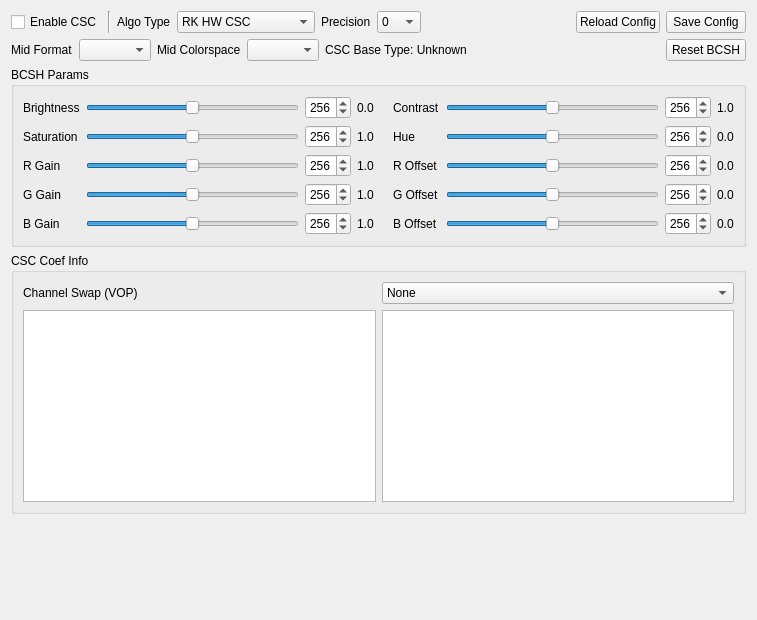
<?xml version="1.0" encoding="UTF-8"?>
<ui version="4.0">
 <class>CscUiWidget</class>
 <widget class="QWidget" name="CscUiWidget">
  <property name="geometry">
   <rect>
    <x>0</x>
    <y>0</y>
    <width>757</width>
    <height>620</height>
   </rect>
  </property>
  <property name="windowTitle">
   <string>CSC Config</string>
  </property>
  <layout class="QVBoxLayout" name="rootLayout">
   <item>
    <layout class="QHBoxLayout" name="topLayout">
     <item>
      <widget class="QCheckBox" name="checkBox_enableCsc">
       <property name="toolTip">
        <string>CSC 模块总开关（与流水线勾选联动）</string>
       </property>
       <property name="text">
        <string>Enable CSC</string>
       </property>
      </widget>
     </item>
     <item>
      <widget class="Line" name="line">
       <property name="orientation">
        <enum>Qt::Orientation::Vertical</enum>
       </property>
      </widget>
     </item>
     <item>
      <widget class="QLabel" name="label_algoType">
       <property name="text">
        <string>Algo Type</string>
       </property>
      </widget>
     </item>
     <item>
      <widget class="QComboBox" name="comboBox_algoType">
       <property name="toolTip">
        <string>CSC算法实现方法</string>
       </property>
       <item>
        <property name="text">
         <string>RK HW CSC</string>
        </property>
       </item>
       <item>
        <property name="text">
         <string>RK SW CSC</string>
        </property>
       </item>
       <item>
        <property name="text">
         <string>eVideo CSC</string>
        </property>
       </item>
       <item>
        <property name="text">
         <string>eVideo CSC Plan A</string>
        </property>
       </item>
       <item>
        <property name="text">
         <string>eVideo CSC Plan B</string>
        </property>
       </item>
       <item>
        <property name="text">
         <string>eVideo CSC Plan C</string>
        </property>
       </item>
      </widget>
     </item>
     <item>
      <widget class="QLabel" name="label_precision">
       <property name="text">
        <string>Precision</string>
       </property>
      </widget>
     </item>
     <item>
      <widget class="QComboBox" name="comboBox_precision">
       <property name="toolTip">
        <string>CSC计算精度</string>
       </property>
       <item>
        <property name="text">
         <string>0</string>
        </property>
       </item>
       <item>
        <property name="text">
         <string>8</string>
        </property>
       </item>
       <item>
        <property name="text">
         <string>9</string>
        </property>
       </item>
       <item>
        <property name="text">
         <string>10</string>
        </property>
       </item>
       <item>
        <property name="text">
         <string>11</string>
        </property>
       </item>
       <item>
        <property name="text">
         <string>12</string>
        </property>
       </item>
       <item>
        <property name="text">
         <string>13</string>
        </property>
       </item>
       <item>
        <property name="text">
         <string>14</string>
        </property>
       </item>
       <item>
        <property name="text">
         <string>15</string>
        </property>
       </item>
       <item>
        <property name="text">
         <string>16</string>
        </property>
       </item>
      </widget>
     </item>
     <item>
      <spacer name="topSpacer">
       <property name="orientation">
        <enum>Qt::Orientation::Horizontal</enum>
       </property>
       <property name="sizeHint" stdset="0">
        <size>
         <width>40</width>
         <height>20</height>
        </size>
       </property>
      </spacer>
     </item>
     <item>
      <widget class="QPushButton" name="btn_readCfg">
       <property name="text">
        <string>Reload Config</string>
       </property>
      </widget>
     </item>
     <item>
      <widget class="QPushButton" name="btn_saveCfg">
       <property name="toolTip">
        <string>保存CSC参数到json配置文件</string>
       </property>
       <property name="text">
        <string>Save Config</string>
       </property>
      </widget>
     </item>
    </layout>
   </item>
   <item>
    <layout class="QHBoxLayout" name="horizontalLayout">
     <property name="topMargin">
      <number>0</number>
     </property>
     <item>
      <widget class="QLabel" name="label_midFmt">
       <property name="text">
        <string>Mid Format</string>
       </property>
      </widget>
     </item>
     <item>
      <widget class="QComboBox" name="cmbox_midFmt"/>
     </item>
     <item>
      <widget class="QLabel" name="label_midClrspc">
       <property name="text">
        <string>Mid Colorspace</string>
       </property>
      </widget>
     </item>
     <item>
      <widget class="QComboBox" name="cmbox_midClrspc">
       <property name="sizePolicy">
        <sizepolicy hsizetype="Preferred" vsizetype="Fixed">
         <horstretch>0</horstretch>
         <verstretch>0</verstretch>
        </sizepolicy>
       </property>
       <property name="toolTip">
        <string>输出帧色彩空间</string>
       </property>
      </widget>
     </item>
     <item>
      <widget class="QLabel" name="label_baseTypeInfo">
       <property name="text">
        <string>CSC Base Type: Unknown</string>
       </property>
      </widget>
     </item>
     <item>
      <spacer name="horizontalSpacer">
       <property name="orientation">
        <enum>Qt::Orientation::Horizontal</enum>
       </property>
       <property name="sizeHint" stdset="0">
        <size>
         <width>40</width>
         <height>20</height>
        </size>
       </property>
      </spacer>
     </item>
     <item>
      <widget class="QPushButton" name="btn_resetBcsh">
       <property name="toolTip">
        <string>将所有BCSH参数重置为当前算法默认值</string>
       </property>
       <property name="text">
        <string>Reset BCSH</string>
       </property>
      </widget>
     </item>
    </layout>
   </item>
   <item>
    <widget class="QGroupBox" name="groupBox_bcsh">
     <property name="title">
      <string>BCSH Params</string>
     </property>
     <layout class="QGridLayout" name="bcshGrid">
      <item row="1" column="3">
       <widget class="QLabel" name="norm_sat">
        <property name="text">
         <string>1.0</string>
        </property>
       </widget>
      </item>
      <item row="0" column="8">
       <widget class="QLabel" name="norm_contrast">
        <property name="text">
         <string>1.0</string>
        </property>
       </widget>
      </item>
      <item row="4" column="8">
       <widget class="QLabel" name="norm_r_offset">
        <property name="text">
         <string>0.0</string>
        </property>
       </widget>
      </item>
      <item row="0" column="7">
       <widget class="QSpinBox" name="spin_contrast">
        <property name="minimum">
         <number>0</number>
        </property>
        <property name="maximum">
         <number>511</number>
        </property>
        <property name="value">
         <number>256</number>
        </property>
       </widget>
      </item>
      <item row="5" column="7">
       <widget class="QSpinBox" name="spin_g_offset">
        <property name="minimum">
         <number>0</number>
        </property>
        <property name="maximum">
         <number>511</number>
        </property>
        <property name="value">
         <number>256</number>
        </property>
       </widget>
      </item>
      <item row="5" column="3">
       <widget class="QLabel" name="norm_g_gain">
        <property name="text">
         <string>1.0</string>
        </property>
       </widget>
      </item>
      <item row="0" column="0">
       <widget class="QLabel" name="label_bright">
        <property name="text">
         <string>Brightness</string>
        </property>
       </widget>
      </item>
      <item row="1" column="2">
       <widget class="QSpinBox" name="spin_sat">
        <property name="minimum">
         <number>0</number>
        </property>
        <property name="maximum">
         <number>511</number>
        </property>
        <property name="value">
         <number>256</number>
        </property>
       </widget>
      </item>
      <item row="4" column="3">
       <widget class="QLabel" name="norm_r_gain">
        <property name="text">
         <string>1.0</string>
        </property>
       </widget>
      </item>
      <item row="1" column="6">
       <widget class="QSlider" name="slider_hue">
        <property name="minimum">
         <number>0</number>
        </property>
        <property name="maximum">
         <number>511</number>
        </property>
        <property name="value">
         <number>256</number>
        </property>
        <property name="orientation">
         <enum>Qt::Orientation::Horizontal</enum>
        </property>
       </widget>
      </item>
      <item row="4" column="7">
       <widget class="QSpinBox" name="spin_r_offset">
        <property name="minimum">
         <number>0</number>
        </property>
        <property name="maximum">
         <number>511</number>
        </property>
        <property name="value">
         <number>256</number>
        </property>
       </widget>
      </item>
      <item row="1" column="7">
       <widget class="QSpinBox" name="spin_hue">
        <property name="minimum">
         <number>0</number>
        </property>
        <property name="maximum">
         <number>511</number>
        </property>
        <property name="value">
         <number>256</number>
        </property>
       </widget>
      </item>
      <item row="1" column="8">
       <widget class="QLabel" name="norm_hue">
        <property name="text">
         <string>0.0</string>
        </property>
       </widget>
      </item>
      <item row="0" column="1">
       <widget class="QSlider" name="slider_bright">
        <property name="minimum">
         <number>0</number>
        </property>
        <property name="maximum">
         <number>511</number>
        </property>
        <property name="value">
         <number>256</number>
        </property>
        <property name="orientation">
         <enum>Qt::Orientation::Horizontal</enum>
        </property>
       </widget>
      </item>
      <item row="6" column="3">
       <widget class="QLabel" name="norm_b_gain">
        <property name="text">
         <string>1.0</string>
        </property>
       </widget>
      </item>
      <item row="4" column="6">
       <widget class="QSlider" name="slider_r_offset">
        <property name="sizePolicy">
         <sizepolicy hsizetype="MinimumExpanding" vsizetype="Fixed">
          <horstretch>0</horstretch>
          <verstretch>0</verstretch>
         </sizepolicy>
        </property>
        <property name="minimum">
         <number>0</number>
        </property>
        <property name="maximum">
         <number>511</number>
        </property>
        <property name="value">
         <number>256</number>
        </property>
        <property name="orientation">
         <enum>Qt::Orientation::Horizontal</enum>
        </property>
       </widget>
      </item>
      <item row="5" column="2">
       <widget class="QSpinBox" name="spin_g_gain">
        <property name="minimum">
         <number>0</number>
        </property>
        <property name="maximum">
         <number>511</number>
        </property>
        <property name="value">
         <number>256</number>
        </property>
       </widget>
      </item>
      <item row="6" column="8">
       <widget class="QLabel" name="norm_b_offset">
        <property name="text">
         <string>0.0</string>
        </property>
       </widget>
      </item>
      <item row="6" column="6">
       <widget class="QSlider" name="slider_b_offset">
        <property name="sizePolicy">
         <sizepolicy hsizetype="MinimumExpanding" vsizetype="Fixed">
          <horstretch>0</horstretch>
          <verstretch>0</verstretch>
         </sizepolicy>
        </property>
        <property name="minimum">
         <number>0</number>
        </property>
        <property name="maximum">
         <number>511</number>
        </property>
        <property name="value">
         <number>256</number>
        </property>
        <property name="orientation">
         <enum>Qt::Orientation::Horizontal</enum>
        </property>
       </widget>
      </item>
      <item row="4" column="2">
       <widget class="QSpinBox" name="spin_r_gain">
        <property name="minimum">
         <number>0</number>
        </property>
        <property name="maximum">
         <number>511</number>
        </property>
        <property name="value">
         <number>256</number>
        </property>
       </widget>
      </item>
      <item row="0" column="3">
       <widget class="QLabel" name="norm_bright">
        <property name="text">
         <string>0.0</string>
        </property>
       </widget>
      </item>
      <item row="6" column="2">
       <widget class="QSpinBox" name="spin_b_gain">
        <property name="minimum">
         <number>0</number>
        </property>
        <property name="maximum">
         <number>511</number>
        </property>
        <property name="value">
         <number>256</number>
        </property>
       </widget>
      </item>
      <item row="6" column="5">
       <widget class="QLabel" name="label_b_offset">
        <property name="text">
         <string>B Offset</string>
        </property>
       </widget>
      </item>
      <item row="6" column="7">
       <widget class="QSpinBox" name="spin_b_offset">
        <property name="minimum">
         <number>0</number>
        </property>
        <property name="maximum">
         <number>511</number>
        </property>
        <property name="value">
         <number>256</number>
        </property>
       </widget>
      </item>
      <item row="1" column="5">
       <widget class="QLabel" name="label_hue">
        <property name="text">
         <string>Hue</string>
        </property>
       </widget>
      </item>
      <item row="5" column="5">
       <widget class="QLabel" name="label_g_offset">
        <property name="text">
         <string>G Offset</string>
        </property>
       </widget>
      </item>
      <item row="6" column="1">
       <widget class="QSlider" name="slider_b_gain">
        <property name="sizePolicy">
         <sizepolicy hsizetype="MinimumExpanding" vsizetype="Fixed">
          <horstretch>0</horstretch>
          <verstretch>0</verstretch>
         </sizepolicy>
        </property>
        <property name="minimum">
         <number>0</number>
        </property>
        <property name="maximum">
         <number>511</number>
        </property>
        <property name="value">
         <number>256</number>
        </property>
        <property name="orientation">
         <enum>Qt::Orientation::Horizontal</enum>
        </property>
       </widget>
      </item>
      <item row="4" column="1">
       <widget class="QSlider" name="slider_r_gain">
        <property name="sizePolicy">
         <sizepolicy hsizetype="MinimumExpanding" vsizetype="Fixed">
          <horstretch>0</horstretch>
          <verstretch>0</verstretch>
         </sizepolicy>
        </property>
        <property name="minimum">
         <number>0</number>
        </property>
        <property name="maximum">
         <number>511</number>
        </property>
        <property name="value">
         <number>256</number>
        </property>
        <property name="orientation">
         <enum>Qt::Orientation::Horizontal</enum>
        </property>
       </widget>
      </item>
      <item row="1" column="0">
       <widget class="QLabel" name="label_sat">
        <property name="text">
         <string>Saturation</string>
        </property>
       </widget>
      </item>
      <item row="5" column="0">
       <widget class="QLabel" name="label_g_gain">
        <property name="text">
         <string>G Gain</string>
        </property>
       </widget>
      </item>
      <item row="1" column="1">
       <widget class="QSlider" name="slider_sat">
        <property name="minimum">
         <number>0</number>
        </property>
        <property name="maximum">
         <number>511</number>
        </property>
        <property name="value">
         <number>256</number>
        </property>
        <property name="orientation">
         <enum>Qt::Orientation::Horizontal</enum>
        </property>
       </widget>
      </item>
      <item row="6" column="0">
       <widget class="QLabel" name="label_b_gain">
        <property name="text">
         <string>B Gain</string>
        </property>
       </widget>
      </item>
      <item row="0" column="5">
       <widget class="QLabel" name="label_contrast">
        <property name="text">
         <string>Contrast</string>
        </property>
       </widget>
      </item>
      <item row="0" column="6">
       <widget class="QSlider" name="slider_contrast">
        <property name="minimum">
         <number>0</number>
        </property>
        <property name="maximum">
         <number>511</number>
        </property>
        <property name="value">
         <number>256</number>
        </property>
        <property name="orientation">
         <enum>Qt::Orientation::Horizontal</enum>
        </property>
       </widget>
      </item>
      <item row="5" column="6">
       <widget class="QSlider" name="slider_g_offset">
        <property name="sizePolicy">
         <sizepolicy hsizetype="MinimumExpanding" vsizetype="Fixed">
          <horstretch>0</horstretch>
          <verstretch>0</verstretch>
         </sizepolicy>
        </property>
        <property name="minimum">
         <number>0</number>
        </property>
        <property name="maximum">
         <number>511</number>
        </property>
        <property name="value">
         <number>256</number>
        </property>
        <property name="orientation">
         <enum>Qt::Orientation::Horizontal</enum>
        </property>
       </widget>
      </item>
      <item row="5" column="8">
       <widget class="QLabel" name="norm_g_offset">
        <property name="text">
         <string>0.0</string>
        </property>
       </widget>
      </item>
      <item row="4" column="5">
       <widget class="QLabel" name="label_r_offset">
        <property name="text">
         <string>R Offset</string>
        </property>
       </widget>
      </item>
      <item row="4" column="0">
       <widget class="QLabel" name="label_r_gain">
        <property name="text">
         <string>R Gain</string>
        </property>
       </widget>
      </item>
      <item row="5" column="1">
       <widget class="QSlider" name="slider_g_gain">
        <property name="sizePolicy">
         <sizepolicy hsizetype="MinimumExpanding" vsizetype="Fixed">
          <horstretch>0</horstretch>
          <verstretch>0</verstretch>
         </sizepolicy>
        </property>
        <property name="minimum">
         <number>0</number>
        </property>
        <property name="maximum">
         <number>511</number>
        </property>
        <property name="value">
         <number>256</number>
        </property>
        <property name="orientation">
         <enum>Qt::Orientation::Horizontal</enum>
        </property>
       </widget>
      </item>
      <item row="0" column="2">
       <widget class="QSpinBox" name="spin_bright">
        <property name="minimum">
         <number>0</number>
        </property>
        <property name="maximum">
         <number>511</number>
        </property>
        <property name="value">
         <number>256</number>
        </property>
       </widget>
      </item>
      <item row="0" column="4">
       <widget class="QLabel" name="label">
        <property name="minimumSize">
         <size>
          <width>5</width>
          <height>0</height>
         </size>
        </property>
        <property name="text">
         <string/>
        </property>
       </widget>
      </item>
     </layout>
    </widget>
   </item>
   <item>
    <widget class="QGroupBox" name="groupBox_coef">
     <property name="title">
      <string>CSC Coef Info</string>
     </property>
     <layout class="QGridLayout" name="coefGrid">
      <item row="0" column="2">
       <widget class="QComboBox" name="cmbox_channelSwap">
        <property name="toolTip">
         <string>VOP通道交换模式</string>
        </property>
        <item>
         <property name="text">
          <string>None</string>
         </property>
        </item>
        <item>
         <property name="text">
          <string>V1_SWAP</string>
         </property>
        </item>
        <item>
         <property name="text">
          <string>V2_Y2R_R2R</string>
         </property>
        </item>
        <item>
         <property name="text">
          <string>V2_R2Y_R2R</string>
         </property>
        </item>
        <item>
         <property name="text">
          <string>V2_Y2R_Y2Y</string>
         </property>
        </item>
       </widget>
      </item>
      <item row="0" column="0">
       <widget class="QLabel" name="label_channelSwap">
        <property name="text">
         <string>Channel Swap (VOP)</string>
        </property>
       </widget>
      </item>
      <item row="1" column="2">
       <widget class="QTableWidget" name="table_coefStep2"/>
      </item>
      <item row="1" column="0">
       <widget class="QTableWidget" name="table_coefStep1"/>
      </item>
     </layout>
    </widget>
   </item>
   <item>
    <spacer name="verticalSpacer">
     <property name="orientation">
      <enum>Qt::Orientation::Vertical</enum>
     </property>
     <property name="sizeHint" stdset="0">
      <size>
       <width>20</width>
       <height>40</height>
      </size>
     </property>
    </spacer>
   </item>
  </layout>
 </widget>
 <tabstops>
  <tabstop>checkBox_enableCsc</tabstop>
  <tabstop>comboBox_algoType</tabstop>
  <tabstop>comboBox_precision</tabstop>
  <tabstop>btn_readCfg</tabstop>
  <tabstop>btn_saveCfg</tabstop>
  <tabstop>cmbox_midFmt</tabstop>
  <tabstop>cmbox_midClrspc</tabstop>
  <tabstop>btn_resetBcsh</tabstop>
  <tabstop>slider_bright</tabstop>
  <tabstop>spin_bright</tabstop>
  <tabstop>slider_contrast</tabstop>
  <tabstop>spin_contrast</tabstop>
  <tabstop>slider_sat</tabstop>
  <tabstop>spin_sat</tabstop>
  <tabstop>slider_hue</tabstop>
  <tabstop>spin_hue</tabstop>
  <tabstop>slider_r_gain</tabstop>
  <tabstop>spin_r_gain</tabstop>
  <tabstop>slider_r_offset</tabstop>
  <tabstop>spin_r_offset</tabstop>
  <tabstop>slider_g_gain</tabstop>
  <tabstop>spin_g_gain</tabstop>
  <tabstop>slider_g_offset</tabstop>
  <tabstop>spin_g_offset</tabstop>
  <tabstop>slider_b_gain</tabstop>
  <tabstop>spin_b_gain</tabstop>
  <tabstop>slider_b_offset</tabstop>
  <tabstop>spin_b_offset</tabstop>
  <tabstop>cmbox_channelSwap</tabstop>
  <tabstop>table_coefStep1</tabstop>
  <tabstop>table_coefStep2</tabstop>
 </tabstops>
 <resources/>
 <connections/>
</ui>
